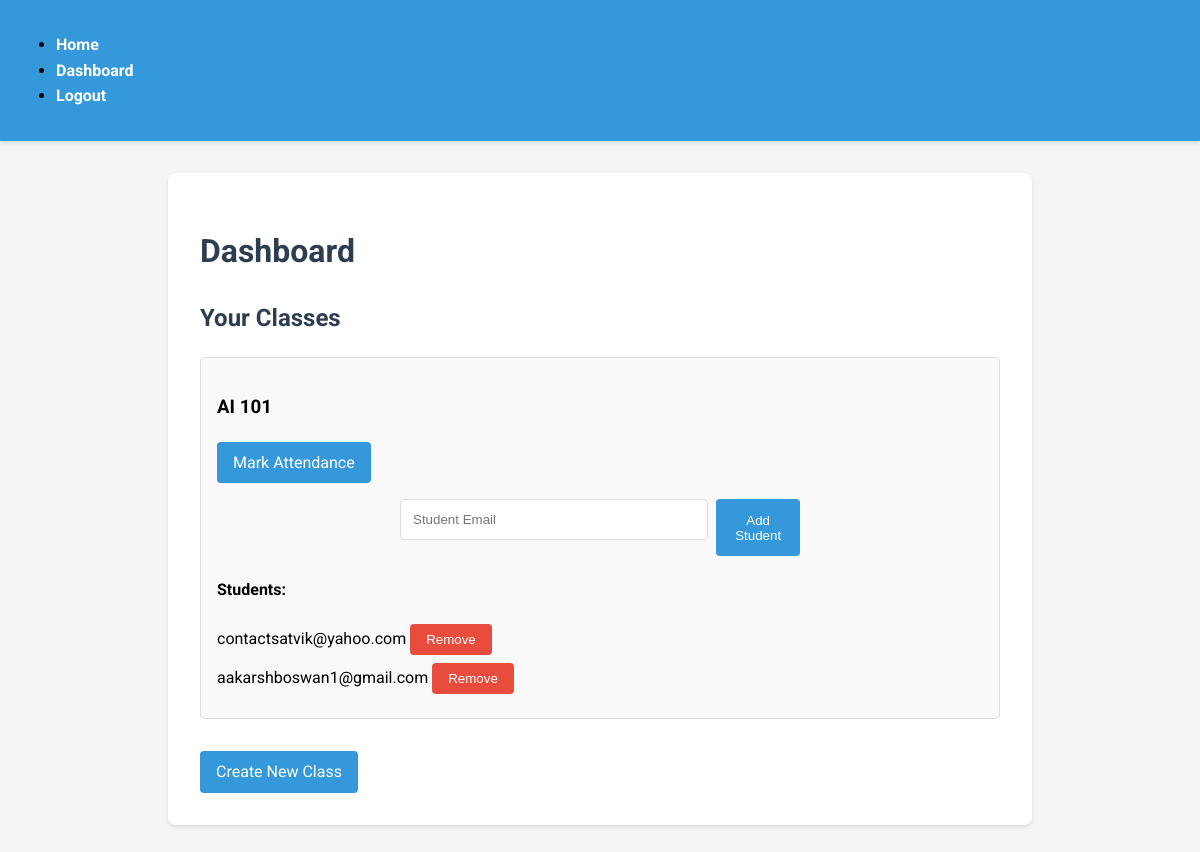
The page /dashboard (signed in) on the database its author committed.
### models.py (models this page shows, shortened)
class BaseModel(db.Model):
    __abstract__ = True
    id = db.Column(db.Integer, primary_key=True)

class Class(BaseModel):
    __tablename__ = 'class'
    name = db.Column(db.String(100), nullable=False)
    teacher_id = db.Column(db.Integer, db.ForeignKey('user.id'), nullable=False)
    students = db.relationship('User', secondary='user_class', back_populates='classes')
    attendances = db.relationship('Attendance', back_populates='class_')

class User(UserMixin, BaseModel):
    __tablename__ = 'user'
    email = db.Column(db.String(120), unique=True, nullable=False)
    password = db.Column(db.String(255), nullable=False)
    role = db.Column(db.String(20), nullable=False)
    classes = db.relationship('Class', secondary='user_class', back_populates='students')

### app.py (the view)
@app.route('/dashboard')
@login_required
def dashboard():
    if current_user.role == 'teacher':
        classes = Class.query.filter_by(teacher_id=current_user.id).all()
        return render_template('dashboard.html', classes=classes)
    else:
        return redirect(url_for('student_dashboard'))

### app.py (called while the page is built)
@login_manager.user_loader
def load_user(user_id):
    return User.query.get(int(user_id))

### templates/dashboard.html (shortened to what this page needs)
{% extends "base.html" %}
{% block content %}
    <h1>Dashboard</h1>
    {% if current_user.role == 'teacher' %}
        <h2>Your Classes</h2>
        <ul class="class-list">
            {% for class in classes %}
                <li class="class-item">
                    <h3>{{ class.name }}</h3>
                    <a href="{{ url_for('mark_attendance', class_id=class.id) }}" class="btn">Mark Attendance</a>
                    <form method="POST" action="{{ url_for('add_student', class_id=class.id) }}" class="add-student-form">
                        <input type="email" name="student_email" placeholder="Student Email" required>
                        <button type="submit">Add Student</button>
                    </form>
                    <h4>Students:</h4>
                    <ul class="student-list">
                        {% for student in class.students %}
                            <li>
                                {{ student.email }}
                                <form method="POST" action="{{ url_for('remove_student', class_id=class.id, student_id=student.id) }}" style="display: inline;">
                                    <button type="submit" class="btn btn-danger">Remove</button>
                                </form>
                            </li>
                        {% endfor %}
                    </ul>
                </li>
            {% endfor %}
        </ul>
        <a href="{{ url_for('create_class') }}" class="btn create-class">Create New Class</a>
    {% endif %}
{% endblock %}

### static/styles.css (style rules this page uses)
body { font-family: 'Roboto', Arial, sans-serif; line-height: 1.6; margin: 0; padding: 0; background-color: #f4f4f4; }
h1, h2 { color: #2c3e50; }
form { max-width: 400px; margin: 0 auto; }
input, select { width: 100%; padding: 0.75rem; margin-bottom: 1rem; border: 1px solid #ddd; border-radius: 4px; }
button { background-color: #3498db; color: #fff; padding: 0.75rem 1rem; border: none; border-radius: 4px; cursor: pointer; transition: background-color 0.3s ease; }
.class-list { list-style-type: none; padding: 0; }
.class-item { background-color: #f9f9f9; border: 1px solid #ddd; border-radius: 4px; padding: 1rem; margin-bottom: 1rem; }
.btn { display: inline-block; background-color: #3498db; color: #fff; padding: 0.5rem 1rem; text-decoration: none; border-radius: 4px; transition: background-color 0.3s ease; }
.create-class { margin-top: 1rem; }
.add-student-form { margin-top: 1rem; display: flex; }
.add-student-form input { flex-grow: 1; margin-right: 0.5rem; }
.student-list { list-style-type: none; padding: 0; margin-top: 1rem; }
.student-list li { margin-bottom: 0.5rem; }
.btn-danger { background-color: #e74c3c; }

### rows shown on the page
Class: name "AI 101"
User: email "contactsatvik@yahoo.com"
User: email "aakarshboswan1@gmail.com"
